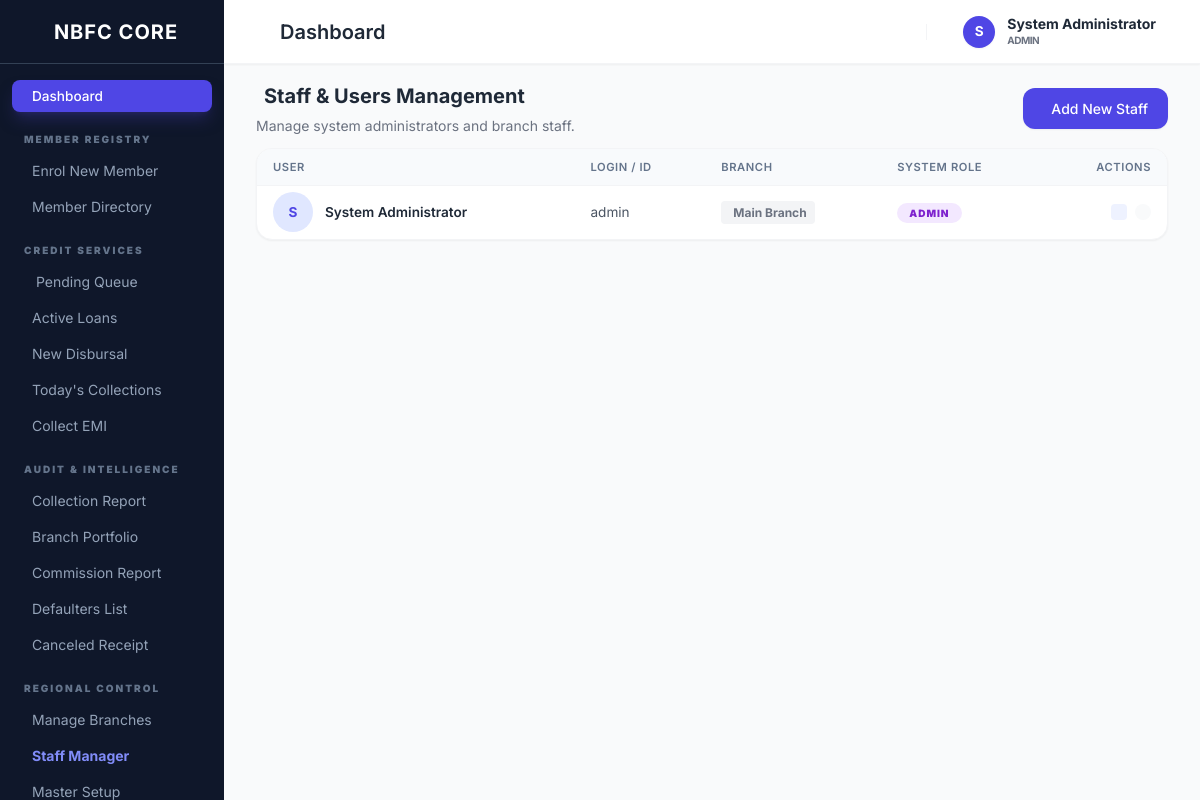
Screenshot of /users/index.php (signed in) with the database file from the repository.
### tables this page shows
CREATE TABLE `users` (
  `id` int(11) NOT NULL AUTO_INCREMENT,
  `branch_id` int(11) DEFAULT '1',
  `username` varchar(50) NOT NULL,
  `password` varchar(255) NOT NULL,
  `role` enum('admin','staff') NOT NULL DEFAULT 'staff',
  `name` varchar(100) NOT NULL,
  `status` enum('active','inactive') NOT NULL DEFAULT 'active',
  `created_at` timestamp DEFAULT CURRENT_TIMESTAMP,
  PRIMARY KEY (`id`),
  UNIQUE KEY `username` (`username`),
  KEY `branch_id` (`branch_id`)
);

CREATE TABLE `branches` (
  `id` int(11) NOT NULL AUTO_INCREMENT,
  `branch_name` varchar(100) NOT NULL,
  `branch_code` varchar(10) NOT NULL,
  `address` text NOT NULL,
  `status` enum('active','inactive') NOT NULL DEFAULT 'active',
  `created_at` timestamp DEFAULT CURRENT_TIMESTAMP,
  PRIMARY KEY (`id`),
  UNIQUE KEY `branch_code` (`branch_code`)
);

### includes/functions.php (called while the page is built, shortened)
<?php
function getBranchWhere($table_alias = '', $is_first_condition = true) {
    if (($_SESSION['role'] ?? '') == 'admin') return "";
    $branch_id = (int)($_SESSION['branch_id'] ?? 0);
    $prefix = $table_alias ? "$table_alias." : "";
    $condition = " {$prefix}branch_id = $branch_id ";
    return $is_first_condition ? " WHERE $condition " : " AND $condition ";
}

### users/index.php (the view, shortened to what this page needs)
<?php
require_once '../includes/db.php';
require_once '../includes/functions.php';
$sql = "SELECT u.*, b.branch_name
        FROM users u
        LEFT JOIN branches b ON u.branch_id = b.id
        WHERE 1=1 " . getBranchWhere('u', false) . "
        ORDER BY u.id DESC";
$users = mysqli_query($conn, $sql);
require_once '../includes/header.php';
require_once '../includes/sidebar.php';
?>
<div class="max-w-6xl mx-auto">
    <div class="mb-6 flex justify-between items-center">
        <div>
            <h1 class="text-2xl font-bold text-gray-800 flex items-center gap-2">
                <i class="ph ph-shield-check text-indigo-500 text-3xl"></i> Staff & Users Management
            </h1>
            <p class="text-gray-500 text-sm mt-1">Manage system administrators and branch staff.</p>
        </div>
        <a href="add.php" class="bg-indigo-600 hover:bg-indigo-700 text-white px-5 py-2.5 rounded-xl font-medium shadow-sm transition-all flex items-center gap-2">
            <i class="ph ph-plus-circle text-lg"></i> Add New Staff
        </a>
    </div>
    <div class="bg-white rounded-2xl shadow-sm border border-gray-100 overflow-hidden">
        <div class="overflow-x-auto">
            <table class="w-full text-left text-sm whitespace-nowrap">
                <thead class="bg-gray-50 text-gray-600 border-b border-gray-100">
                    <tr>
                        <th class="px-6 py-4 font-semibold">User</th>
                        <th class="px-6 py-4 font-semibold">Login / ID</th>
                        <th class="px-6 py-4 font-semibold">Branch</th>
                        <th class="px-6 py-4 font-semibold">System Role</th>
                        <th class="px-6 py-4 font-semibold text-right">Actions</th>
                    </tr>
                </thead>
                <tbody class="divide-y divide-gray-100">
                    <?php while($u = mysqli_fetch_assoc($users)): ?>
                    <tr class="hover:bg-gray-50/50 transition-colors">
                        <td class="px-6 py-4">
                            <div class="flex items-center gap-3">
                                <div class="w-10 h-10 rounded-full bg-indigo-100 text-indigo-600 flex items-center justify-center font-bold">
                                    <?= substr($u['name'], 0, 1) ?>
                                </div>
                                <div class="font-semibold text-gray-800"><?= htmlspecialchars($u['name']) ?></div>
                            </div>
                        </td>
                        <td class="px-6 py-4 text-gray-600">
                            <?= htmlspecialchars($u['username']) ?>
                        </td>
                        <td class="px-6 py-4">
                            <span class="text-xs font-bold text-gray-500 bg-gray-100 px-2 py-1 rounded">
                                <i class="ph ph-buildings mr-1"></i> <?= htmlspecialchars($u['branch_name'] ?? 'Main Branch') ?>
                            </span>
                        </td>
                        <td class="px-6 py-4">
                            <span class="px-3 py-1 text-[10px] font-black tracking-widest uppercase rounded-full <?= $u['role'] == 'admin' ? 'bg-purple-100 text-purple-700' : ($u['role'] == 'advisor' ? 'bg-blue-100 text-blue-700' : 'bg-emerald-100 text-emerald-700') ?>">
                                <?= $u['role'] ?>
                            </span>
                        </td>
                        <td class="px-6 py-4 text-right">
                            <div class="flex items-center justify-end gap-2">
                                <a href="edit.php?id=<?= $u['id'] ?>" class="text-indigo-600 hover:text-indigo-900 bg-indigo-50 hover:bg-indigo-100 p-2 rounded inline-block transition">
                                </a>
                                <?php if($u['id'] != $_SESSION['user_id']): ?>
                                <a href="index.php?delete=<?= $u['id'] ?>" onclick="return confirm('Are you sure you want to remove this staff access?')" class="text-rose-600 hover:text-rose-900 bg-rose-50 hover:bg-rose-100 p-2 rounded inline-block transition">
                                    <i class="ph ph-trash text-lg"></i>
                                </a>
                                <?php else: ?>
                                <button disabled class="text-gray-400 bg-gray-50 p-2 rounded inline-block cursor-not-allowed" title="Cannot delete yourself">
                                </button>
                                <?php endif; ?>
                            </div>
                        </td>
                    </tr>
                    <?php endwhile; ?>
                </tbody>
            </table>
        </div>
    </div>
</div>
<?php require_once '../includes/footer.php'; ?>

### includes/header.php (style rules this page uses)
body { font-family: 'Inter', sans-serif; background-color: #f3f4f6; }
body { font-size: 0.875rem; }
h1 { font-size: 1.25rem !important; }
.max-w-6xl, .max-w-7xl, .max-w-5xl, .max-w-4xl { padding-left: 1rem; padding-right: 1rem; }
table th { font-size: 0.7rem !important; text-transform: uppercase; letter-spacing: 0.05em; padding: 0.5rem 1rem !important; background: #f8fafc; color: #64748b; }
table td { padding: 0.4rem 1rem !important; font-size: 0.85rem; }
.mb-6, .mb-5 { margin-bottom: 0.75rem !important; }
button { border-radius: 0.5rem !important; padding-top: 0.5rem !important; padding-bottom: 0.5rem !important; font-size: 0.85rem !important; }

### rows the page displays
users: name "S", name "System Administrator", username "admin", branch.branch_name "Main Branch", role "ADMIN"

### other values shown
getSetting($conn, 'bank_name') ?: 'NBFC Core' "NBFC CORE"
substr($_SESSION['name'], 0, 1) "S"
$_SESSION['name'] "System Administrator"
$_SESSION['role'] "ADMIN"
